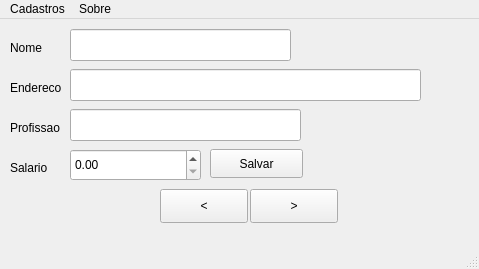
<?xml version="1.0" encoding="UTF-8"?>
<ui version="4.0">
 <class>WindowClientes</class>
 <widget class="QMainWindow" name="WindowClientes">
  <property name="geometry">
   <rect>
    <x>0</x>
    <y>0</y>
    <width>479</width>
    <height>269</height>
   </rect>
  </property>
  <property name="windowTitle">
   <string>Cadastro de Clientes</string>
  </property>
  <widget class="QWidget" name="centralwidget">
   <widget class="QLabel" name="label">
    <property name="geometry">
     <rect>
      <x>10</x>
      <y>20</y>
      <width>58</width>
      <height>18</height>
     </rect>
    </property>
    <property name="text">
     <string>Nome</string>
    </property>
   </widget>
   <widget class="QLabel" name="label_2">
    <property name="geometry">
     <rect>
      <x>10</x>
      <y>60</y>
      <width>61</width>
      <height>18</height>
     </rect>
    </property>
    <property name="text">
     <string>Endereco</string>
    </property>
   </widget>
   <widget class="QLabel" name="label_3">
    <property name="geometry">
     <rect>
      <x>10</x>
      <y>100</y>
      <width>58</width>
      <height>18</height>
     </rect>
    </property>
    <property name="text">
     <string>Profissao</string>
    </property>
   </widget>
   <widget class="QLabel" name="label_4">
    <property name="geometry">
     <rect>
      <x>10</x>
      <y>140</y>
      <width>58</width>
      <height>18</height>
     </rect>
    </property>
    <property name="text">
     <string>Salario</string>
    </property>
   </widget>
   <widget class="QLineEdit" name="input_nome">
    <property name="geometry">
     <rect>
      <x>70</x>
      <y>10</y>
      <width>221</width>
      <height>32</height>
     </rect>
    </property>
   </widget>
   <widget class="QLineEdit" name="input_endereco">
    <property name="geometry">
     <rect>
      <x>70</x>
      <y>50</y>
      <width>351</width>
      <height>32</height>
     </rect>
    </property>
   </widget>
   <widget class="QLineEdit" name="input_profissao">
    <property name="geometry">
     <rect>
      <x>70</x>
      <y>90</y>
      <width>231</width>
      <height>32</height>
     </rect>
    </property>
   </widget>
   <widget class="QDoubleSpinBox" name="input_salario">
    <property name="geometry">
     <rect>
      <x>70</x>
      <y>130</y>
      <width>131</width>
      <height>32</height>
     </rect>
    </property>
   </widget>
   <widget class="QPushButton" name="button_retroceder">
    <property name="geometry">
     <rect>
      <x>160</x>
      <y>170</y>
      <width>88</width>
      <height>34</height>
     </rect>
    </property>
    <property name="text">
     <string>&lt;</string>
    </property>
   </widget>
   <widget class="QPushButton" name="button_avancar">
    <property name="geometry">
     <rect>
      <x>250</x>
      <y>170</y>
      <width>88</width>
      <height>34</height>
     </rect>
    </property>
    <property name="text">
     <string>&gt;</string>
    </property>
   </widget>
   <widget class="QPushButton" name="button_salvar">
    <property name="geometry">
     <rect>
      <x>210</x>
      <y>130</y>
      <width>93</width>
      <height>29</height>
     </rect>
    </property>
    <property name="text">
     <string>Salvar</string>
    </property>
   </widget>
  </widget>
  <widget class="QMenuBar" name="menubar">
   <property name="geometry">
    <rect>
     <x>0</x>
     <y>0</y>
     <width>479</width>
     <height>26</height>
    </rect>
   </property>
   <widget class="QMenu" name="menuCadastros">
    <property name="title">
     <string>Cadastros</string>
    </property>
    <addaction name="actionNovo_Cliente"/>
    <addaction name="actionRemover_Client"/>
   </widget>
   <widget class="QMenu" name="menuSobre">
    <property name="title">
     <string>Sobre</string>
    </property>
    <addaction name="actionVersao"/>
   </widget>
   <addaction name="menuCadastros"/>
   <addaction name="menuSobre"/>
  </widget>
  <widget class="QStatusBar" name="statusbar"/>
  <action name="actionNovo_Cliente">
   <property name="text">
    <string>Novo Cliente</string>
   </property>
  </action>
  <action name="actionRemover_Client">
   <property name="text">
    <string>Remover Cliente</string>
   </property>
  </action>
  <action name="actionVersao">
   <property name="text">
    <string>Versao</string>
   </property>
  </action>
 </widget>
 <resources/>
 <connections/>
</ui>
